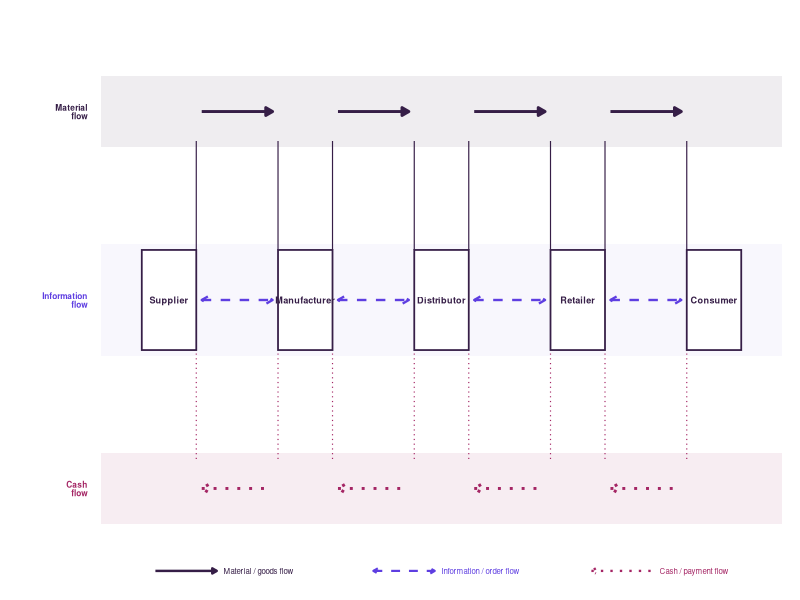

The R script that drew this image:
## ---- chunk 1
#| label: fig-scm-flows
#| fig-cap: >
#|   Material, information, and cash flows in a multi-echelon supply chain.
#|   Goods flow downstream (supplier → consumer); orders and demand signals
#|   flow bidirectionally; payments flow upstream.
#| fig-width: 9
#| fig-height: 3.5
#| fig-alt: >
#|   Diagram of a five-echelon supply chain (Supplier – Manufacturer –
#|   Distributor – Retailer – Consumer) showing three parallel flows:
#|   solid arrows for material/goods (left to right), dashed bidirectional
#|   arrows for information/orders, and dotted arrows for cash/payments
#|   (right to left).
#| echo: false

library(ggplot2)
library(grid)

# ── HSRM brand colors ─────────────────────────────────────────────────────────
col_mat  <- "#361E47"   # dark purple — material / goods
col_info <- "#5E3EE1"   # violet      — information / orders
col_cash <- "#A42564"   # berry       — cash / payments

# ── Canvas: x ∈ [0,1], y ∈ [0,1] ─────────────────────────────────────────────
labels <- c("Supplier", "Manufacturer", "Distributor", "Retailer", "Consumer")
n      <- length(labels)

# Horizontal layout
margin <- 0.10          # canvas left/right margin
bw     <- 0.040         # box half-width
gap    <- 0.008         # gap between box edge and arrow

s      <- (1 - 2 * margin) / (n - 1)
node_x <- margin + (0:(n - 1)) * s

# Vertical layout — three well-separated bands
y_mat  <- 0.82   # material flow lane
y_node <- 0.50   # node centre + information flow
y_cash <- 0.18   # cash flow lane
bh     <- 0.085  # box half-height (small enough not to enter adjacent lanes)

# Stub termination points (slightly inside the flow lane)
top_stub <- y_mat  - 0.05
bot_stub <- y_cash + 0.05

# ── Horizontal segments (built explicitly — no transform() fragility) ──────────
make_hsegs <- function(y_val) {
  do.call(rbind, lapply(seq_len(n - 1), function(i) {
    data.frame(
      x    = node_x[i]   + bw + gap,
      xend = node_x[i+1] - bw - gap,
      y    = y_val,
      yend = y_val
    )
  }))
}
seg_mat  <- make_hsegs(y_mat)
seg_info <- make_hsegs(y_node)
seg_cash <- make_hsegs(y_cash)

# ── Vertical connector stubs (box top/bottom ↔ flow lane) ─────────────────────
xr <- node_x[-n] + bw
xl <- node_x[-1] - bw

mat_stubs  <- data.frame(x = c(xr, xl), y = y_node + bh, yend = top_stub)
cash_stubs <- data.frame(x = c(xr, xl), y = bot_stub,     yend = y_node - bh)

nodes_df <- data.frame(x = node_x, label = labels)

# ── Build plot ────────────────────────────────────────────────────────────────
ggplot() +

  # Shaded background lanes
  annotate("rect", xmin = 0, xmax = 1,
           ymin = y_mat  - 0.06, ymax = y_mat  + 0.06,
           fill = col_mat,  alpha = 0.08) +
  annotate("rect", xmin = 0, xmax = 1,
           ymin = y_node - bh - 0.01, ymax = y_node + bh + 0.01,
           fill = col_info, alpha = 0.04) +
  annotate("rect", xmin = 0, xmax = 1,
           ymin = y_cash - 0.06, ymax = y_cash + 0.06,
           fill = col_cash, alpha = 0.08) +

  # Vertical stubs — material (solid)
  geom_segment(data = mat_stubs,
               aes(x = x, xend = x, y = y, yend = yend),
               color = col_mat, linewidth = 0.4, linetype = "solid") +

  # Vertical stubs — cash (dotted)
  geom_segment(data = cash_stubs,
               aes(x = x, xend = x, y = y, yend = yend),
               color = col_cash, linewidth = 0.4, linetype = "dotted") +

  # Material flow: solid arrow L→R
  geom_segment(data = seg_mat,
               aes(x = x, xend = xend, y = y, yend = yend),
               color = col_mat, linewidth = 1.0, linetype = "solid",
               arrow = arrow(length = unit(0.20, "cm"),
                             type = "closed", ends = "last")) +

  # Information flow: dashed, bidirectional
  geom_segment(data = seg_info,
               aes(x = x, xend = xend, y = y, yend = yend),
               color = col_info, linewidth = 0.8, linetype = "dashed",
               arrow = arrow(length = unit(0.18, "cm"),
                             type = "open", ends = "both")) +

  # Cash flow: dotted, R→L
  geom_segment(data = seg_cash,
               aes(x = x, xend = xend, y = y, yend = yend),
               color = col_cash, linewidth = 1.0, linetype = "dotted",
               arrow = arrow(length = unit(0.20, "cm"),
                             type = "open", ends = "first")) +

  # Node boxes (drawn on top of stubs and shading)
  geom_rect(data = nodes_df,
            aes(xmin = x - bw, xmax = x + bw,
                ymin = y_node - bh, ymax = y_node + bh),
            fill = "white", color = col_mat, linewidth = 0.6) +

  # Node labels
  geom_text(data = nodes_df,
            aes(x = x, y = y_node, label = label),
            size = 2.3, color = col_mat, fontface = "bold") +

  # Lane labels (left margin, outside nodes)
  annotate("text", x = -0.02, y = y_mat,
           label = "Material\nflow",    size = 2.1, hjust = 1,
           color = col_mat,  fontface = "bold", lineheight = 0.85) +
  annotate("text", x = -0.02, y = y_node,
           label = "Information\nflow", size = 2.1, hjust = 1,
           color = col_info, fontface = "bold", lineheight = 0.85) +
  annotate("text", x = -0.02, y = y_cash,
           label = "Cash\nflow",        size = 2.1, hjust = 1,
           color = col_cash, fontface = "bold", lineheight = 0.85) +

  # Legend strip
  annotate("segment", x = 0.08, xend = 0.17, y = 0.04, yend = 0.04,
           color = col_mat, linewidth = 0.85, linetype = "solid",
           arrow = arrow(length = unit(0.13, "cm"), type = "closed", ends = "last")) +
  annotate("text", x = 0.18, y = 0.04, hjust = 0, size = 2.0,
           color = col_mat, label = "Material / goods flow") +

  annotate("segment", x = 0.40, xend = 0.49, y = 0.04, yend = 0.04,
           color = col_info, linewidth = 0.75, linetype = "dashed",
           arrow = arrow(length = unit(0.13, "cm"), type = "open", ends = "both")) +
  annotate("text", x = 0.50, y = 0.04, hjust = 0, size = 2.0,
           color = col_info, label = "Information / order flow") +

  annotate("segment", x = 0.72, xend = 0.81, y = 0.04, yend = 0.04,
           color = col_cash, linewidth = 0.8, linetype = "dotted",
           arrow = arrow(length = unit(0.13, "cm"), type = "open", ends = "first")) +
  annotate("text", x = 0.82, y = 0.04, hjust = 0, size = 2.0,
           color = col_cash, label = "Cash / payment flow") +

  scale_x_continuous(limits = c(-0.14, 1.01), expand = c(0, 0)) +
  scale_y_continuous(limits = c(0, 1), expand = c(0, 0)) +
  theme_void() +
  theme(
    plot.background = element_rect(fill = "white", color = NA),
    plot.margin     = margin(4, 8, 4, 4)
  )
